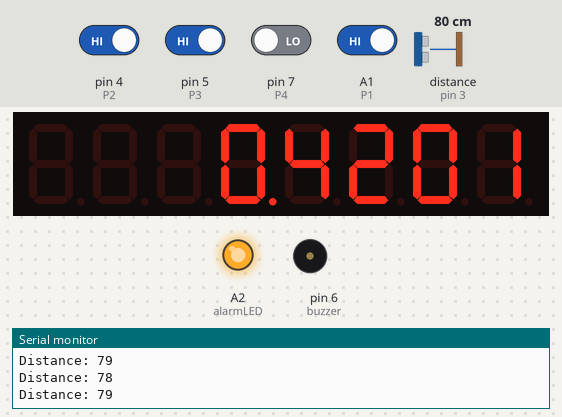
Bench run of a sketch on a simulated Arduino Uno, built with avr-gcc and run on an emulated ATmega328P. On the bench: 8-digit seven-segment display, output pins drawn as LEDs (lit = HIGH), buzzer (waves = sounding, pin HIGH), the last lines printed to the serial monitor. Wiring (inferred from the names in the program): ultrasonic range finder: trigger pin 2; echo pin 3. The test bench sets the inputs (shaded band); at power-on: A1 (P1), pin 4 (P2), pin 5 (P3) HIGH, pin 7 (P4) LOW, distance to the obstacle (sensor on pin 3) 80 cm. The echo pulse lasts 58.3 µs per cm; the local clock reads 2024-03-15 10:24:30 at power-on unless the sketch sets it; pins used as bus, display or sensor lines are not drawn.

Above: at 1.3 s.
1.4 s: A1 (P1) driven LOW
At 3.1 s:
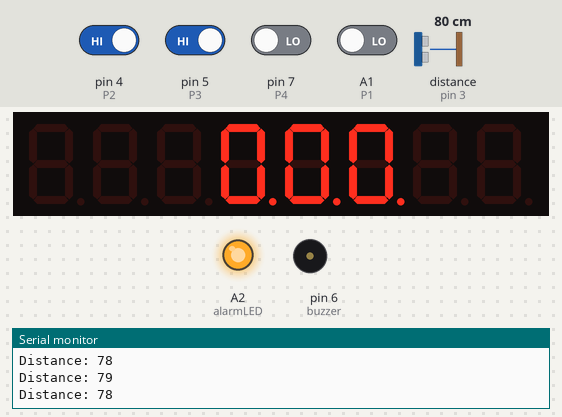
3.3 s: pin 4 (P2) driven LOW
At 4.8 s:
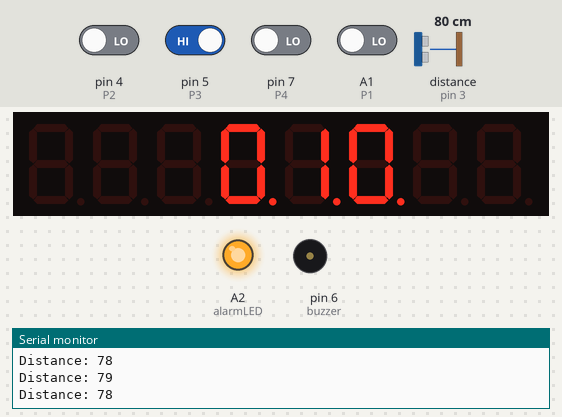
5.5 s: A1 (P1) driven HIGH
At 7.2 s:
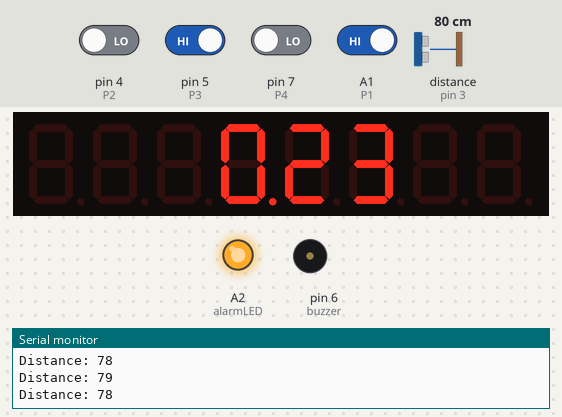
7.3 s: pin 5 (P3) driven LOW
8.8 s: pin 4 (P2) driven HIGH
At 9.05 s:
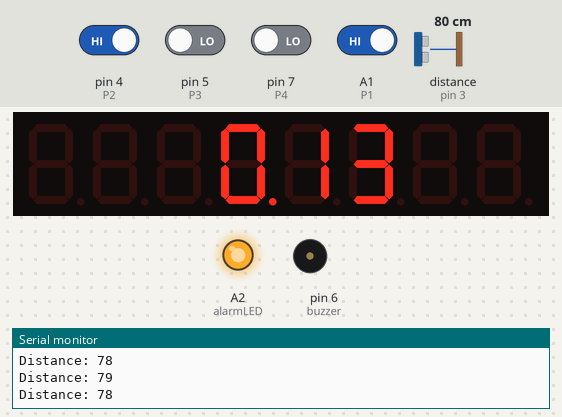
Timing chart, 0 to 11.8 s (numbered marks = the images above; inputs shaded):
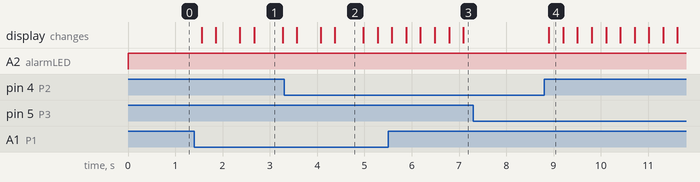

The sketch:

driver.ino
```cpp
//************libraries**************//
#include <Wire.h>
#include <RtcDS1307.h>
#include <LiquidCrystal.h>
#include <LedControl.h>

//**********************************//
RtcDS1307<TwoWire> Rtc(Wire);
LedControl lc = LedControl(10, 9, 8, 1);

//************Buttons***************//
const int P1 = A1; // Button SET MENU'
const int P2 = 4; // Button +
const int P3 = 5; // Button -
const int P4 = 7; // SWITCH Alarm
const int alarmLED = A2; // Alarm Status

//***********Definitions************//
#define buzzer 6
#define echoPin 3 // attach pin D2 Arduino to pin Echo of HC-SR04
#define trigPin 2 //attach pin D3 Arduino to pin Trig of HC-SR04
#define countof(a) (sizeof(a) / sizeof(a[0]))

//************Variables*************//
int hour_temp;
int min_temp;
int menu = 0;
int setAlarm = 0;
unsigned long duration = 0; // variable for the duration of sound wave travel
int distance; // variable for the distance measurement
bool isAlarm; // variable that deterimines whether alarm is playing or not

uint8_t alarmHours = 0, alarmMinutes = 0;  // Holds the current alarm time


void setup() {
  pinMode(trigPin, OUTPUT); // Sets the trigPin as an OUTPUT
  pinMode(echoPin, INPUT); // Sets the echoPin as an INPUT
  pinMode(P1, INPUT);
  pinMode(P2, INPUT);
  pinMode(P3, INPUT);
  pinMode(P4, INPUT);
  pinMode(alarmLED, OUTPUT);
  pinMode(buzzer, OUTPUT);
  Serial.begin(9600);
  Rtc.Begin();
  RtcDateTime compiled = RtcDateTime(__DATE__, __TIME__);
  lc.shutdown(0, false);
  lc.setIntensity(0, 8);
  lc.clearDisplay(0);
  if (!Rtc.IsDateTimeValid()) {
    if (Rtc.LastError() != 0) {
      // we have a communications error
      // see https://www.arduino.cc/en/Reference/WireEndTransmission for
      // what the number means
      Serial.print("RTC communications error = ");
      Serial.println(Rtc.LastError());
    }
    else
    {
      // Common Causes:
      //    1) first time you ran and the device wasn't running yet
      //    2) the battery on the device is low or even missing
      Serial.println("RTC lost confidence in the DateTime!");
      // following line sets the RTC to the date & time this sketch was compiled
      // it will also reset the valid flag internally unless the Rtc device is
      // having an issue

      Rtc.SetDateTime(compiled);
    }
  }
  if (!Rtc.GetIsRunning()) {
    Serial.println("RTC was not actively running, starting now");
    Rtc.SetIsRunning(true);
  }

  RtcDateTime now = Rtc.GetDateTime();
  if (now < compiled) {
    Serial.println("RTC is older than compile time!  (Updating DateTime)");
    Rtc.SetDateTime(compiled);
  } else if (now > compiled) {
    Serial.println("RTC is newer than compile time. (this is expected)");
  } else if (now == compiled) {
    Serial.println("RTC is the same as compile time! (not expected but all is fine)");
  }
  // never assume the Rtc was last configured by you, so
  // just clear them to your needed state
  Rtc.SetSquareWavePin(DS1307SquareWaveOut_Low);
  int menu = 0;

}

void loop() {
  if (digitalRead(P1) == LOW)
  {
    menu = menu + 1;
  }
  // in which subroutine should we go?
  if (menu == 0)
  {
    displayTime(); // void DisplayDateTime
    alarm(); // Alarm control
    checkMotion();
    OnAlarm();
  }
  if (menu == 1)
  {
    displaySetHour();
  }
  if (menu == 2)
  {
    displaySetMinute();
  }
  if (menu == 3)
  {
    storeAgg();
    delay(200);
    menu = 4;
  }
  if (menu == 4)
  {
    displaySetHourAlarm();
  }
  if (menu == 5)
  {
    displaySetMinuteAlarm();
  }
  if (menu == 6)
  {
    delay(200);
    menu = 0;
  }

  delay(100);

}

void displayTime() {
  RtcDateTime now = Rtc.GetDateTime();
  int dig_0 = now.Hour() / 10;
  int dig_1 = now.Hour() % 10;
  hour_temp = now.Hour();
  int dig_2 = now.Minute() / 10;
  int dig_3 = now.Minute() % 10;
  min_temp = now.Minute();
  lc.setDigit(0, 0, dig_0, false);
  lc.setDigit(0, 1, dig_1, false);
  lc.setDigit(0, 2, dig_2, false);
  lc.setDigit(0, 3, dig_3, false);
  lc.setDigit(0, 4, 0, true);
}

void displaySetHour() {
  lc.clearDisplay(0);
  if (digitalRead(P2) == LOW)
  {
    if (hour_temp == 23)
    {
      hour_temp = 0;
    }
    else
    {
      hour_temp = hour_temp + 1;
    }
  }
  if (digitalRead(P3) == LOW)
  {
    if (hour_temp == 0)
    {
      hour_temp = 23;
    }
    else
    {
      hour_temp = hour_temp - 1;
    }
  }
  int dig_0 = hour_temp / 10;
  int dig_1 = hour_temp % 10;
  lc.setDigit(0, 0, dig_0, false);
  lc.setDigit(0, 1, dig_1, false);
  lc.setDigit(0, 4, 0, true);
  delay(200);
}

void displaySetMinute() {
  lc.clearDisplay(0);
  if (digitalRead(P2) == LOW)
  {
    if (min_temp == 59)
    {
      min_temp = 0;
    }
    else
    {
      min_temp = min_temp + 1;
    }
  }
  if (digitalRead(P3) == LOW)
  {
    if (min_temp == 0)
    {
      min_temp = 59;
    }
    else
    {
      min_temp = min_temp - 1;
    }
  }
  int dig_2 = min_temp / 10;
  int dig_3 = min_temp % 10;
  lc.setDigit(0, 2, dig_2, false);
  lc.setDigit(0, 3, dig_3, false);
  lc.setDigit(0, 4, 0, true);
  delay(200);
}

void storeAgg() {
  RtcDateTime now = Rtc.GetDateTime();
  char timestring[9];
  snprintf_P(timestring,
             countof(timestring),
             PSTR("%02u:%02u:%02u"),
             hour_temp,
             min_temp,
             now.Second() );
  Rtc.SetDateTime(RtcDateTime(__DATE__, timestring));
}

void displaySetHourAlarm()// Setting the alarm minutes
{
  lc.clearDisplay(0);
  if (digitalRead(P2) == LOW)
  {
    if (alarmHours == 23)
    {
      alarmHours = 0;
    }
    else
    {
      alarmHours = alarmHours + 1;
    }
  }
  if (digitalRead(P3) == LOW)
  {
    if (alarmHours == 0)
    {
      alarmHours = 23;
    }
    else
    {
      alarmHours = alarmHours - 1;
    }
  }
  int dig_0 = alarmHours / 10;
  int dig_1 = alarmHours % 10;
  lc.setDigit(0, 0, dig_0, true);
  lc.setDigit(0, 1, dig_1, true);
  lc.setDigit(0, 4, 0, true);
  delay(200);
}

void displaySetMinuteAlarm()// Setting the alarm minutes
{
  lc.clearDisplay(0);
  if (digitalRead(P2) == LOW)
  {
    if (alarmMinutes == 59)
    {
      alarmMinutes = 0;
    }
    else
    {
      alarmMinutes = alarmMinutes + 1;
    }
  }
  if (digitalRead(P3) == LOW)
  {
    if (alarmMinutes == 0)
    {
      alarmMinutes = 59;
    }
    else
    {
      alarmMinutes = alarmMinutes - 1;
    }
  }
  int dig_2 = alarmMinutes / 10;
  int dig_3 = alarmMinutes % 10;
  lc.setDigit(0, 2, dig_2, true);
  lc.setDigit(0, 3, dig_3, true);
  lc.setDigit(0, 4, 0, true);
  delay(200);
}

void checkMotion() {
  digitalWrite(trigPin, LOW);
  delayMicroseconds(2);
  // Sets the trigPin HIGH (ACTIVE) for 10 microseconds
  digitalWrite(trigPin, HIGH);
  delayMicroseconds(10);
  digitalWrite(trigPin, LOW);
  // Reads the echoPin, returns the sound wave travel time in microseconds
  duration = pulseIn(echoPin, HIGH);
  // Calculating the distance
  distance = duration * 0.034 / 2; // Speed of sound wave divided by 2 (go and back)
  Serial.print("Distance: ");
  Serial.println(distance);
}

void OnAlarm() {
  if (isAlarm == true) {
    RtcDateTime now = Rtc.GetDateTime();
    checkMotion();
    tone(buzzer, 880); //play the note "A5" (LA5)
    delay (300);
    tone(buzzer, 698); //play the note "F6" (FA5)
    if (distance < 15) {
      isAlarm = false;
      noTone (buzzer);
      alarmMinutes += 5;
      if (alarmMinutes >= 60) {
        alarmMinutes -= 60;
      }
      if (alarmHours >= 24) {
        alarmHours -= 24;
      }

    }
  }
}

void alarm() {
  if (digitalRead(P4) == LOW)
  {
    setAlarm = setAlarm + 1;
  }
  if (setAlarm == 0)
  {
    isAlarm = false;
    noTone (buzzer);
    digitalWrite(alarmLED, LOW);
  }
  if (setAlarm == 1)
  {
    digitalWrite(alarmLED, HIGH);
    RtcDateTime now = Rtc.GetDateTime();
    if ( now.Hour() == alarmHours && now.Minute() == alarmMinutes )
    {
      isAlarm = true;
    }

  }
  if (setAlarm == 2)
  {
    setAlarm = 0;
  }
  delay(200);
}
```

Measured:
- after the input at 1.4 s, the display: first changes after 0.16 s (image 1 shows a later state)
- after the input at 7.3 s, every drawn part: stays the same
- after the input at 8.8 s, the display: changes after 0.10 s (image 4)
- what the display in image 1 shows lasts 0.6 s, from 2.7 s to 3.3 s
